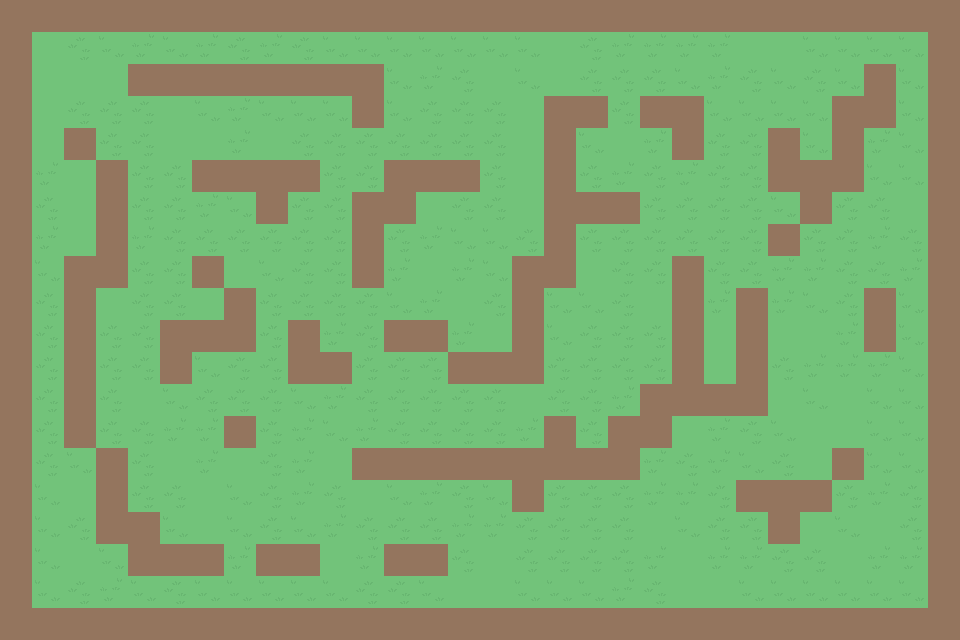

This is a level from a 2D game, rendered from its Tiled map with the project's own tilesets. A one-line summary and the complete map file follow:
An orthogonal 30x20 tile map with 32x32 px tiles, 1 tile layer (Tile Layer 1).

<map version="1.10" tiledversion="1.10.2" orientation="orthogonal" renderorder="right-down" width="30" height="20" tilewidth="32" tileheight="32" infinite="0" nextlayerid="2" nextobjectid="1">
 <editorsettings>
  <export target="exported/map1.tmx" format="tmx" />
 </editorsettings>
 <tileset firstgid="1" name="TileSet_V2" tilewidth="32" tileheight="32" tilecount="160" columns="8">
  <image source="Tiles/TileSet_V2.png" width="256" height="640" />
 </tileset>
 <layer id="1" name="Tile Layer 1" width="30" height="20">
  <data encoding="csv">
48,48,48,48,48,48,48,48,48,48,48,48,48,48,48,48,48,48,48,48,48,48,48,48,48,48,48,48,48,48,
48,49,51,52,50,52,50,51,50,51,52,52,52,52,52,52,52,49,51,50,50,50,50,49,49,52,52,52,52,48,
48,49,49,49,48,48,48,48,48,48,48,48,52,50,51,49,52,49,51,51,51,52,50,51,52,51,52,48,52,48,
48,49,51,51,51,49,52,50,52,52,52,48,52,51,51,51,49,48,48,51,48,48,52,52,52,52,48,48,52,48,
48,49,48,51,51,49,49,50,49,51,51,51,51,51,51,51,49,48,52,49,50,48,51,51,48,52,48,50,52,48,
48,50,49,48,51,51,48,48,48,48,51,51,48,48,48,51,49,48,51,50,51,50,51,51,48,48,48,52,52,48,
48,51,49,48,51,51,50,52,48,51,51,48,48,49,51,51,49,48,48,48,51,51,51,51,52,48,51,51,49,48,
48,50,49,48,50,51,51,51,51,51,51,48,51,50,52,52,51,48,51,51,51,51,51,51,48,51,51,50,51,48,
48,52,48,48,51,51,48,49,52,51,51,48,50,49,50,52,48,48,49,51,51,48,51,51,50,50,51,51,50,48,
48,51,48,49,51,51,49,48,51,51,51,51,52,50,49,51,48,52,52,51,49,48,50,48,50,52,51,48,52,48,
48,51,48,51,51,48,48,48,51,48,50,51,48,48,50,49,48,52,51,51,51,48,49,48,49,49,50,48,52,48,
48,51,48,51,51,48,52,51,51,48,48,51,51,51,48,48,48,51,51,51,51,48,49,48,51,50,50,50,52,48,
48,51,48,51,49,52,51,51,51,52,50,51,51,51,51,51,49,51,51,50,48,48,48,48,49,52,49,52,52,48,
48,51,48,51,51,50,50,48,51,50,52,50,51,51,51,51,50,48,51,48,48,49,50,51,52,49,49,52,52,48,
48,51,52,48,51,49,50,49,51,50,49,48,48,48,48,48,48,48,48,48,50,51,50,52,51,49,48,52,52,48,
48,52,49,48,51,51,49,52,51,50,51,49,52,50,51,52,48,51,51,51,50,50,51,48,48,48,51,50,51,48,
48,52,51,48,48,52,49,52,51,52,50,51,51,51,50,50,51,51,51,51,49,52,51,51,48,49,52,49,51,48,
48,52,49,52,48,48,48,50,48,48,49,50,48,48,51,49,51,51,51,51,50,49,50,50,51,51,49,50,50,48,
48,52,51,50,52,51,52,52,52,52,52,51,51,52,49,49,52,52,52,50,51,49,49,52,52,52,52,52,52,48,
48,48,48,48,48,48,48,48,48,48,48,48,48,48,48,48,48,48,48,48,48,48,48,48,48,48,48,48,48,48
</data>
 </layer>
</map>
